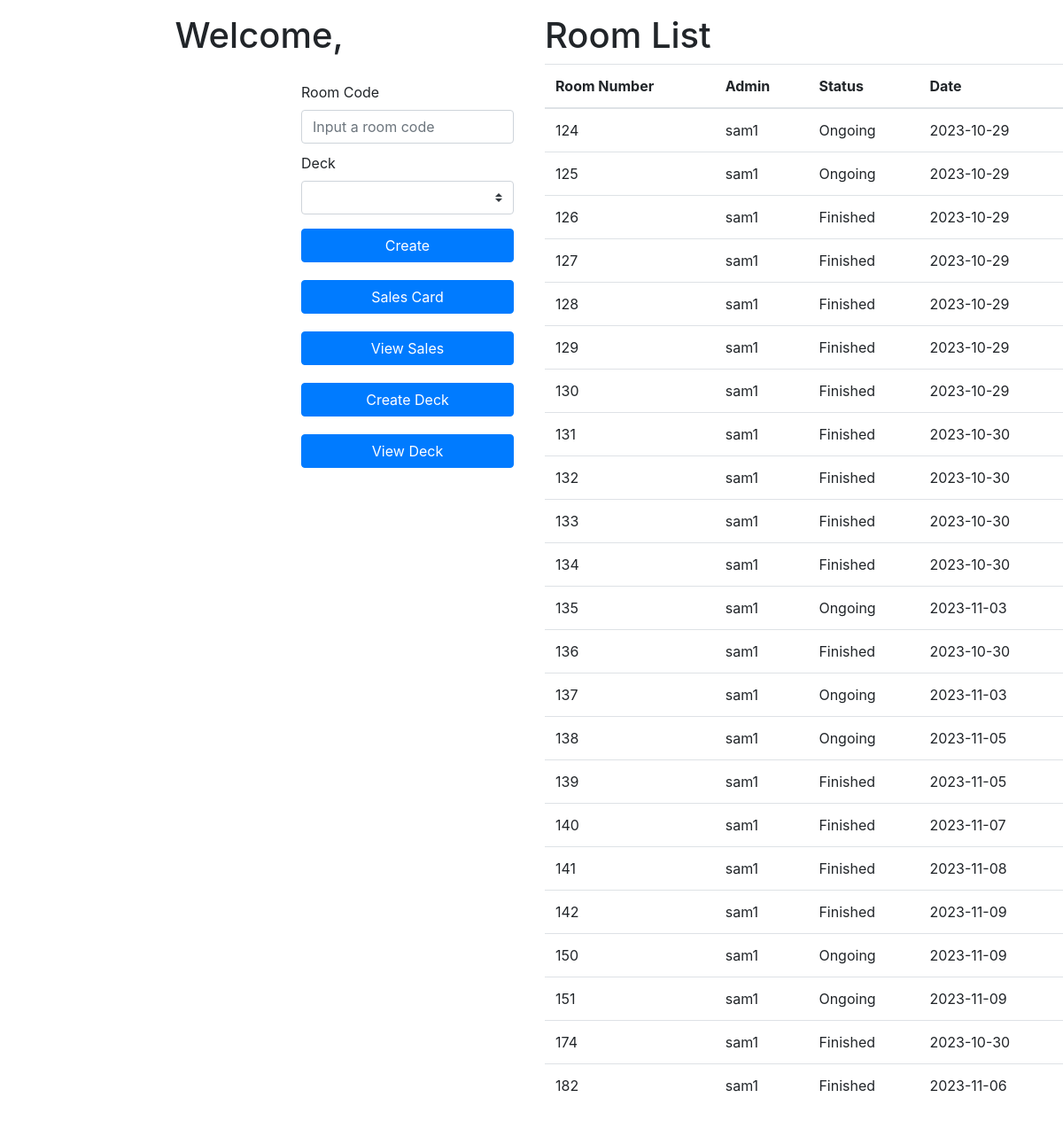
The app's page /homeAdmin.php with its own data.
### tables this page shows
CREATE TABLE `room` (
  `id_room` int(4) NOT NULL,
  `id_admin` varchar(4) NOT NULL,
  `status` int(1) NOT NULL,
  `tanggal` date DEFAULT NULL
);

### homeAdmin.php (the view, shortened to what this page needs)
<!DOCTYPE html>
<html lang="en">
<head>
    <link rel="stylesheet" href="https://maxcdn.bootstrapcdn.com/bootstrap/4.0.0/css/bootstrap.min.css">
</head>
<body>
    <div class="row">
        <div class="col-6">
            <div class = "mt-3 d-flex justify-content-center ">
                <h1>Welcome,
                <?php
                    require 'connect.php';
                    echo "<br>";
                ?>
                </h1>
            </div>
            <div class="justify-content-center" style = "margin-left: 340px;margin-top: 20px">
                <form method="POST" action="createRoomLogic.php" style = "width: 15rem">
                    <div class="mb-3">
                        <label for="roomCode" class="form-label d-flex just">Room Code</label>
                        <input type="text" class="form-control" id="roomCode" name = "roomCode" placeholder="Input a room code">
                        <label for="idDeck" class="form-label d-flex just" style="margin-top: 10px;">Deck</label>
                        <select class="custom-select" aria-label="Default select example" name="idDeck" style="width: 15rem;">
                        </select>
                    </div>
                <button type="submit" class="btn btn-primary" name= "create" style="width: 15rem;">Create</button>
                </form>
                <form action="setSalesCard.php" style="margin-top: 20px;">
                    <button type="submit" class="btn btn-primary" style = "width: 15rem">Sales Card</button>
                </form>
                <form action="viewSalesCard.php" style="margin-top: 20px;">
                    <button type="submit" class="btn btn-primary" style = "width: 15rem">View Sales</button>
                </form>
                <form action="createDeck.php" style="margin-top: 20px;">
                    <button type="submit" class="btn btn-primary" style = "width: 15rem">Create Deck</button>
                </form>
                <form action="viewDeck.php" style="margin-top: 20px;">
                    <button type="submit" class="btn btn-primary" style = "width: 15rem">View Deck</button>
                </form>
            </div>
        </div>
        <div class="col-6 mt-3">
            <h1>Room List</h1>
            <table class="table">
            <thead>
                <tr>
                    <th scope="col">Room Number</th>
                    <th scope="col">Admin</th>
                    <th scope="col">Status</th>
                    <th scope="col">Date</th>
                </tr>
            </thead>
            <tbody>
                <?php
                $sql = "SELECT * FROM room";
                $result= mysqli_query($con,$sql);
                while($row = mysqli_fetch_array($result)){
                    if($row[2] == 1){
                        $val = 'Finished';
                    }
                    else{
                        $val = 'Ongoing';
                    }
                    echo "<tr>
                        <td>$row[0]</td>
                        <td>$row[1]</td>
                        <td>$val</td>
                        <td>$row[3]</td>
                        </tr>
                    ";
                }
                ?>
            </tbody>
            </table>
        </div>
    </div>
</body>
</html>

### records on screen
room: id_room "124", id_admin "sam1", status "Ongoing", tanggal "2023-10-29"
room: id_room "125", id_admin "sam1", status "Ongoing", tanggal "2023-10-29"
room: id_room "126", id_admin "sam1", status "Finished", tanggal "2023-10-29"
room: id_room "127", id_admin "sam1", status "Finished", tanggal "2023-10-29"
room: id_room "128", id_admin "sam1", status "Finished", tanggal "2023-10-29"
room: id_room "129", id_admin "sam1", status "Finished", tanggal "2023-10-29"
room: id_room "130", id_admin "sam1", status "Finished", tanggal "2023-10-29"
room: id_room "131", id_admin "sam1", status "Finished", tanggal "2023-10-30"
room: id_room "132", id_admin "sam1", status "Finished", tanggal "2023-10-30"
room: id_room "133", id_admin "sam1", status "Finished", tanggal "2023-10-30"
room: id_room "134", id_admin "sam1", status "Finished", tanggal "2023-10-30"
room: id_room "135", id_admin "sam1", status "Ongoing", tanggal "2023-11-03"
room: id_room "136", id_admin "sam1", status "Finished", tanggal "2023-10-30"
room: id_room "137", id_admin "sam1", status "Ongoing", tanggal "2023-11-03"
room: id_room "138", id_admin "sam1", status "Ongoing", tanggal "2023-11-05"
room: id_room "139", id_admin "sam1", status "Finished", tanggal "2023-11-05"
room: id_room "140", id_admin "sam1", status "Finished", tanggal "2023-11-07"
room: id_room "141", id_admin "sam1", status "Finished", tanggal "2023-11-08"
room: id_room "142", id_admin "sam1", status "Finished", tanggal "2023-11-09"
room: id_room "150", id_admin "sam1", status "Ongoing", tanggal "2023-11-09"
room: id_room "151", id_admin "sam1", status "Ongoing", tanggal "2023-11-09"
room: id_room "174", id_admin "sam1", status "Finished", tanggal "2023-10-30"
room: id_room "182", id_admin "sam1", status "Finished", tanggal "2023-11-06"
